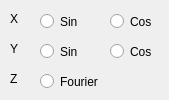
        <widget class="QWidget" name="page_3">
         <widget class="QLabel" name="label_60">
          <property name="geometry">
           <rect>
            <x>10</x>
            <y>10</y>
            <width>67</width>
            <height>17</height>
           </rect>
          </property>
          <property name="text">
           <string>X</string>
          </property>
         </widget>
         <widget class="QLabel" name="label_62">
          <property name="geometry">
           <rect>
            <x>10</x>
            <y>40</y>
            <width>67</width>
            <height>17</height>
           </rect>
          </property>
          <property name="text">
           <string>Y</string>
          </property>
         </widget>
         <widget class="QLabel" name="label_63">
          <property name="geometry">
           <rect>
            <x>10</x>
            <y>70</y>
            <width>67</width>
            <height>17</height>
           </rect>
          </property>
          <property name="text">
           <string>Z</string>
          </property>
         </widget>
         <widget class="QWidget" name="widget_8" native="true">
          <property name="geometry">
           <rect>
            <x>40</x>
            <y>10</y>
            <width>120</width>
            <height>21</height>
           </rect>
          </property>
          <widget class="QRadioButton" name="radioButton_10">
           <property name="geometry">
            <rect>
             <x>0</x>
             <y>0</y>
             <width>51</width>
             <height>23</height>
            </rect>
           </property>
           <property name="text">
            <string>Sin</string>
           </property>
          </widget>
          <widget class="QRadioButton" name="radioButton_11">
           <property name="geometry">
            <rect>
             <x>70</x>
             <y>0</y>
             <width>51</width>
             <height>23</height>
            </rect>
           </property>
           <property name="text">
            <string>Cos</string>
           </property>
          </widget>
         </widget>
         <widget class="QWidget" name="widget_9" native="true">
          <property name="geometry">
           <rect>
            <x>40</x>
            <y>40</y>
            <width>120</width>
            <height>21</height>
           </rect>
          </property>
          <widget class="QRadioButton" name="radioButton_12">
           <property name="geometry">
            <rect>
             <x>0</x>
             <y>0</y>
             <width>51</width>
             <height>23</height>
            </rect>
           </property>
           <property name="text">
            <string>Sin</string>
           </property>
          </widget>
          <widget class="QRadioButton" name="radioButton_13">
           <property name="geometry">
            <rect>
             <x>70</x>
             <y>0</y>
             <width>51</width>
             <height>23</height>
            </rect>
           </property>
           <property name="text">
            <string>Cos</string>
           </property>
          </widget>
         </widget>
         <widget class="QWidget" name="widget_10" native="true">
          <property name="geometry">
           <rect>
            <x>40</x>
            <y>70</y>
            <width>120</width>
            <height>21</height>
           </rect>
          </property>
          <widget class="QRadioButton" name="radioButton_14">
           <property name="geometry">
            <rect>
             <x>0</x>
             <y>0</y>
             <width>112</width>
             <height>23</height>
            </rect>
           </property>
           <property name="text">
            <string>Fourier</string>
           </property>
          </widget>
         </widget>
        </widget>
